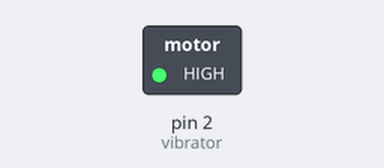
The sketch below on a simulated Arduino Uno, built with avr-gcc and run on an emulated ATmega328P. Parts: switched loads named in the sketch (green lamp = pin HIGH). Random numbers use the default seed unless the sketch sets one.

Above: at 0.1 s.
At 33.6 s:
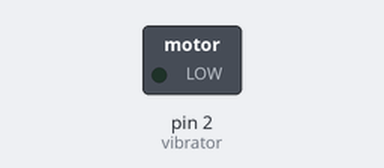
Timing chart, 0 to 35.1 s (numbered marks = the images above):
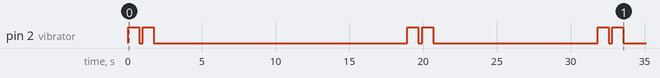

The sketch:

Vibrinder.ino
```cpp
// Outputs
int vibrator = 2; // initialize digital pin 2 as an output for the vibrator.

// Delays
int duration = 750;
int pause = 250;
long randSleep;

// The setup function runs once when you press reset or power the board.
void setup() {
  pinMode(vibrator, OUTPUT);

  // if analog input pin 0 is unconnected, random analog
  // noise will cause the call to randomSeed() to generate
  // different seed numbers each time the sketch runs.
  // randomSeed() will then shuffle the random function.
  randomSeed(analogRead(18));
}

// The (froot-)loop function runs over and over again forever.
void loop() {
  digitalWrite(vibrator, HIGH);
  delay(duration);
  digitalWrite(vibrator, LOW);
  delay(pause);
  digitalWrite(vibrator, HIGH);
  delay(duration);
  digitalWrite(vibrator, LOW);
  randSleep = random(8000, 22000);
  delay(randSleep);
}
```

Measured:
- by itself, pin 2 (vibrator): LOW → HIGH at 0.00 s, → LOW 0.75 s later, → HIGH 0.25 s later, → LOW 0.75 s later, … (12 changes in this stretch)
